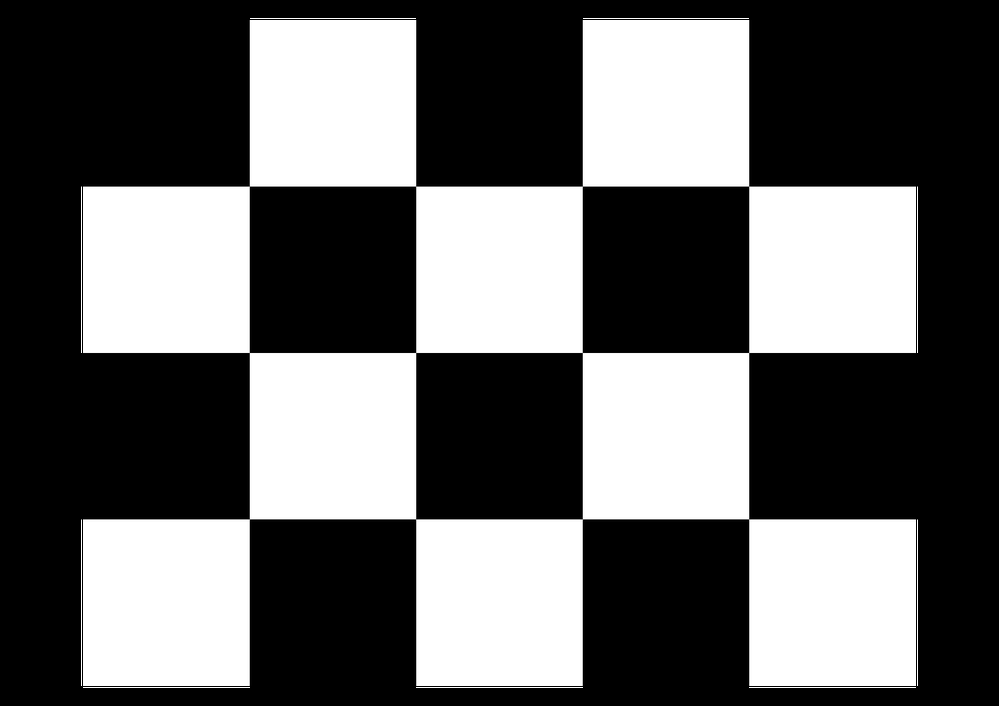
#> input picture pythonProject/data/checkerboard_clean.png, 999 x 706 px, shrunk from 1488 x 1052 before the run
$ python ImageFeatures.py
#> lines starting #> are read from the running program, lines starting #| are printed output that depends on the picture; after the words box and inside, x2 and y2 are one past the last pixel; in counts of white or black regions, pixels touching at a corner belong together
import cv2
import math
import numpy as np
from matplotlib import pyplot as plt
plt.rcParams['figure.figsize'] = [15, 10]
img = cv2.imread('data/checkerboard_clean.png')
#> img is the input picture: shape (706, 999, 3); min 0, max 255, mean 100.8
gray = cv2.cvtColor(img, cv2.COLOR_BGR2GRAY)
plt.imshow(gray, cmap='gray')
plt.show()

# Harris Corner Detector
# Harris corner detector evaluates each image pixel for the so called "cornerness", i.e., it measures how much the neighbourhood of each pixel changes in different directions. Pixels, whose neighborhood changes both vertically and horizontally are considered corners (or corner candidates).

src = gray.astype(np.float32)
dst = cv2.cornerHarris(src, blockSize=2, ksize=11, k=0.04)
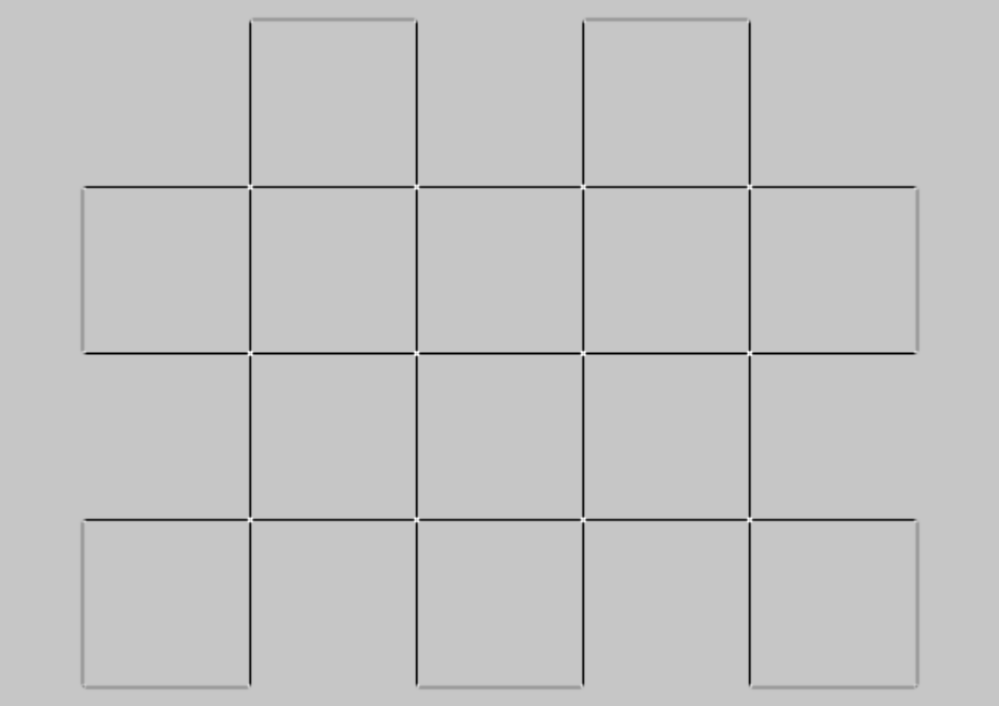
#> dst: shape (706, 999) float32; min -4.01e+16, max 1.15e+16, mean -6.38e+14; drawn with min black and max white
plt.imshow(dst, cmap='gray')
plt.show()

# Remember the cornerness equation: for edge pixel one of the eigenvalues (of the Harris matrix M) is very large and the other very small.This yields negative (with relatively large absolute value) cornerness index.
# Let's us now print the detected corners on the original image.

rows, cols = dst.shape
#> rows = 706; cols = 999
th = 0.9 * np.max(dst)  # 90% максимального значения найденных углов
#> th = 1.04e+16
result = np.copy(img)

for r in range(rows):
    for c in range(cols):
        if dst[r, c] > th:
            # Для того чтоб видеть детекцию углов, мы на оригинальную картинку накладываем мелкий красный круг
            # Ставиться этот кружок только тогда когда по формуле хариса трешхолд будет больше 90%. Типо определяем угол на 100%
            result = cv2.circle(result, (c, r), 5, (255, 0, 0), -1)
#> result: shape (706, 999, 3); 0.06% of pixels changed, all inside (x1, y1, x2, y2) = (246, 347, 754, 360)

plt.imshow(result,cmap='gray')
plt.show()

img = cv2.imread('data/checkerboard.png')
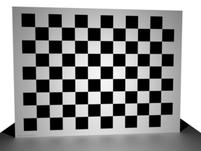
#> input picture pythonProject/data/checkerboard.png, 201 x 151 px, shrunk from 300 x 225 before the run
#> img is the input picture: shape (151, 201, 3); min 0, max 255, mean 141.8
gray = cv2.cvtColor(img, cv2.COLOR_BGR2GRAY)
#> gray: shape (151, 201)

src = gray.astype(np.float32)
#> src: shape (151, 201) float32
dst = cv2.cornerHarris(src, blockSize=2, ksize=3, k=0.04)
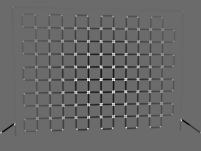
#> dst: shape (151, 201) float32; min -106439232, max 146916976, mean -3047547.2; drawn with min black and max white
plt.subplot(121), plt.imshow(img)
plt.subplot(122), plt.imshow(dst)
plt.show()
rows, cols = dst.shape
#> rows = 151; cols = 201
th = 0.2 * np.max(dst)
#> th = 29383395.2
result = np.copy(img)

for r in range(rows):
    for c in range(cols):
        if dst[r, c] > th:
            result = cv2.circle(result, (c, r), 1, (255, 0, 0), -1)
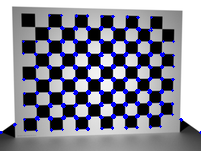
#> result: shape (151, 201, 3); 5.95% of pixels changed, all inside (x1, y1, x2, y2) = (0, 14, 201, 134)

plt.imshow(result)
plt.show()

# Let's try the corner detector on parking cameras.

img = cv2.imread('data/parking.jpg')
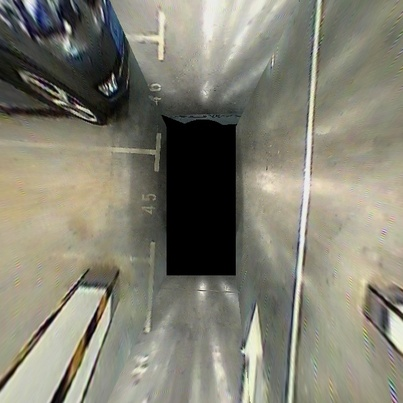
#> input picture pythonProject/data/parking.jpg, 403 x 403 px, shrunk from 600 x 600 before the run
#> img is the input picture: shape (403, 403, 3); mean B, G, R 114.3, 128.3, 130.1
gray = cv2.cvtColor(img, cv2.COLOR_BGR2GRAY)
#> gray: shape (403, 403)

src = gray.astype(np.float32)
#> src: shape (403, 403) float32
dst = cv2.cornerHarris(src, blockSize=2, ksize=3, k=0.04)
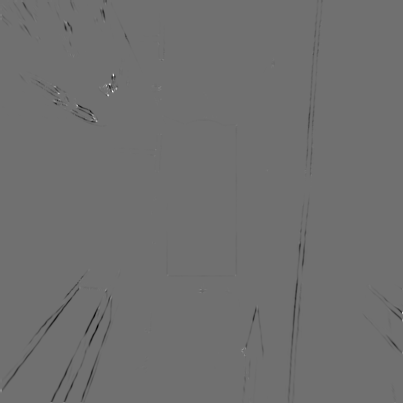
#> dst: shape (403, 403) float32; min -35122564, max 44555000, mean -148401.3; drawn with min black and max white
plt.subplot(121), plt.imshow(img)
plt.subplot(122), plt.imshow(dst)
rows, cols = dst.shape
#> rows = 403; cols = 403
th = 0.2 * np.max(dst)  # Keep going down to 0.01 -> outliers
#> th = 8911000
result = np.copy(img)

for r in range(rows):
    for c in range(cols):
        if dst[r, c] > th:
            result = cv2.circle(result, (c, r), 3, (255, 0, 0), -1)
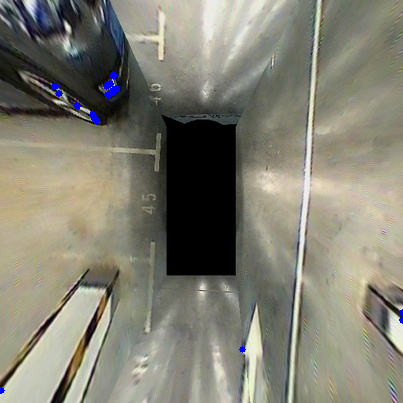
#> result: shape (403, 403, 3); 0.32% of pixels changed, all inside (x1, y1, x2, y2) = (0, 71, 403, 394)

plt.imshow(result)
plt.show()
#> figure, not shown here; B, G, R data is drawn as R, G, B
